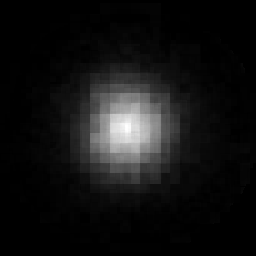
#> input picture _dist_heatmaps/Center_p_defect_256.png, 256 x 256 px, given as the content of the folder D:/project/data/wm-811k/cca/Center, which was not available
$ python _dist_learn.py
#> lines starting #> are read from the running program, lines starting #| are printed output that depends on the picture; after the words box and inside, x2 and y2 are one past the last pixel; in counts of white or black regions, pixels touching at a corner belong together; pictures that were not available may be replaced by others from this repository, and a replacement may not be noted
"""Learn defect chip distribution from WM-811K cca/* per class.

각 클래스별로:
- defect mask = (pixel == 255)
- wafer mask = (pixel != 0)  i.e., 128 or 255 = inside wafer
- 모든 샘플 mask를 wafer 중심·반경으로 정규화한 좌표계에 누적
- 32x32 chip grid에 reproject한 P(defect|chip) heatmap 생성
- (256x256 고해상 heatmap도 함께 저장해서 시각화)
"""
import os, glob, numpy as np
from PIL import Image

CCA_ROOT = "D:/project/data/wm-811k/cca"
CLASSES = ["Center", "Donut", "Edge-Loc", "Edge-Ring", "Loc", "Near-full", "Random"]
OUT_DIR = "D:/project/unknown-contrastive/_dist_heatmaps"
os.makedirs(OUT_DIR, exist_ok=True)

GRID = 32                                                                             # target chip grid
HIRES = 256                                                                           # high-res viz heatmap
MAX_PER_CLASS = 400                                                                   # cap for speed

def load_mask(path):
    """Return (defect_bool, wafer_bool) at native size."""
#> called with path = '_only/Center_p_defect_256.png'
    arr = np.array(Image.open(path))
#> arr is the input picture: shape (256, 256); min 0, max 255, mean 18.8
    if arr.ndim == 3: arr = arr[..., 0]                                               # take R channel from RGBA
    defect = (arr == 255)
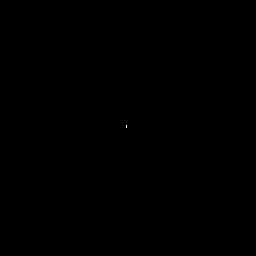
#> defect: shape (256, 256) bool; 0% white in thin lines or dots, all inside (x1, y1, x2, y2) = (126, 125, 127, 128)
    wafer  = (arr != 0)
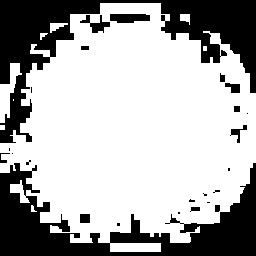
#> wafer: shape (256, 256) bool; 68.4% white; 25 black regions (12 under 20 px), largest, box (x1, y1, x2, y2) and area: (0, 0, 256, 143) 10455, (0, 163, 256, 256) 9145, (110, 14, 150, 23) 310
    return defect, wafer

def fit_circle(wafer_mask):
    """Estimate wafer center (cy, cx) and radius from binary mask."""
    ys, xs = np.where(wafer_mask)
    if len(ys) == 0: return None
    cy, cx = ys.mean(), xs.mean()
#> cy = 129; cx = 131.8
    r = np.sqrt(((ys - cy)**2 + (xs - cx)**2).mean()) * np.sqrt(2)                    # rough
#> r = 122.2
    return cy, cx, r

def reproject_to_unit(defect_mask, wafer_mask, target_size):
    """Reproject defect mask to [0,1]x[0,1] unit-disk centered grid of target_size."""
    fc = fit_circle(wafer_mask)
#> fc = (129, 131.8, 122.2)
    if fc is None: return None
    cy, cx, r = fc
#> cy = 129; cx = 131.8; r = 122.2
    yy, xx = np.mgrid[0:target_size, 0:target_size]
    # target center at (target_size/2, target_size/2) with radius target_size/2
    ty = (yy + 0.5) - target_size/2
    tx = (xx + 0.5) - target_size/2
    # map target coord -> source coord
    sy = cy + ty * (r / (target_size/2))
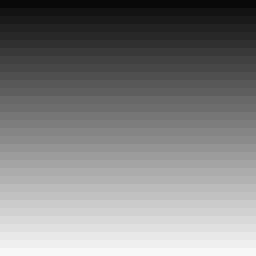
#> sy: shape (32, 32) float64 (shown 8 times larger); min 10.71, max 247.4, mean 129
    sx = cx + tx * (r / (target_size/2))
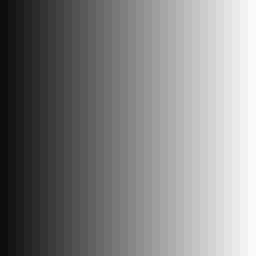
#> sx: shape (32, 32) float64 (shown 8 times larger); min 13.44, max 250.1, mean 131.8
    sy_i = np.clip(sy.round().astype(int), 0, defect_mask.shape[0]-1)
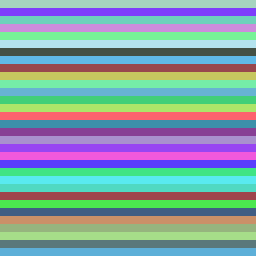
#> sy_i: shape (32, 32) int64 (shown 8 times larger); 32 distinct labels, from 11 to 247; one colour per label, 0 black
    sx_i = np.clip(sx.round().astype(int), 0, defect_mask.shape[1]-1)
    defect_resampled = defect_mask[sy_i, sx_i]
#> defect_resampled: shape (32, 32) bool; every value is 0
    wafer_resampled  = wafer_mask[sy_i, sx_i]
#> wafer_resampled: shape (32, 32) bool; 74.6% white; 13 black regions (10 under 20 px), largest, box (x1, y1, x2, y2) and area: (0, 21, 32, 32) 112, (0, 0, 12, 18) 68, (20, 0, 32, 11) 58
    # outside-wafer cells set to NaN-like (we'll mark separately)
    return defect_resampled.astype(np.float32), wafer_resampled

def build_class_heatmap(cls, target_size, max_n=MAX_PER_CLASS):
    files = sorted(glob.glob(os.path.join(CCA_ROOT, cls, "*.png")))[:max_n]
    if not files: return None, None, 0
    acc_defect = np.zeros((target_size, target_size), dtype=np.float64)
    acc_wafer  = np.zeros((target_size, target_size), dtype=np.float64)
    used = 0
    for f in files:
        defect, wafer = load_mask(f)
        rep = reproject_to_unit(defect, wafer, target_size)
        if rep is None: continue
        d, w = rep
#> d: shape (32, 32) float32; every value is 0
        acc_defect += d
#> acc_defect: shape (32, 32) float64; every value is 0
        acc_wafer  += w.astype(np.float64)
        used += 1
    # P(defect | wafer) per cell
    eps = 1e-6
    p_defect = acc_defect / (acc_wafer + eps)
    p_wafer  = acc_wafer / max(1, used)                                               # how often this cell is inside any wafer
    # mask cells that are rarely inside any wafer
    p_defect[p_wafer < 0.1] = 0.0
    return p_defect.astype(np.float32), p_wafer.astype(np.float32), used

def viz(arr, path):
    """Save normalized heatmap as 8-bit grayscale png."""
    a = arr.copy()
    if a.max() > 0: a = a / a.max()
    img = (a * 255).astype(np.uint8)
    Image.fromarray(img).save(path)

print("Building class heatmaps...")
for cls in CLASSES:
    pd32, pw32, n32 = build_class_heatmap(cls, GRID)
#> n32 = 1
    pdh,  pwh, nh   = build_class_heatmap(cls, HIRES)
#> call 2 of reproject_to_unit, with target_size = 256
#> in reproject_to_unit (call 2), `sy_i = np.clip(sy.round().astype(int), 0, defect_mask.shape[0]-1)`:
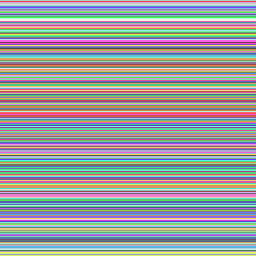
#> sy_i: shape (256, 256) int64; 245 distinct labels, from 7 to 251; one colour per label, 0 black
#> in reproject_to_unit (call 2), `defect_resampled = defect_mask[sy_i, sx_i]`: defect_resampled: shape (256, 256) bool; 0% white in thin lines or dots, all inside (x1, y1, x2, y2) = (121, 123, 122, 126)
#> in reproject_to_unit (call 2), `wafer_resampled  = wafer_mask[sy_i, sx_i]`:
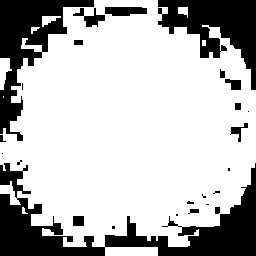
#> wafer_resampled: shape (256, 256) bool; 73.3% white; 25 black regions (11 under 20 px), largest, box (x1, y1, x2, y2) and area: (0, 163, 256, 256) 7859, (0, 0, 94, 141) 4353, (158, 0, 256, 90) 4101
#> nh = 1
    if pd32 is None:
        print(f"  {cls}: SKIP (no files)")
        continue
    np.save(os.path.join(OUT_DIR, f"{cls}_p_defect_32.npy"), pd32)
    np.save(os.path.join(OUT_DIR, f"{cls}_p_wafer_32.npy"), pw32)
    viz(pd32, os.path.join(OUT_DIR, f"{cls}_p_defect_32.png"))
    viz(pdh,  os.path.join(OUT_DIR, f"{cls}_p_defect_256.png"))
    print(f"  {cls}: n={n32}  max_p={pd32.max():.3f}  mean_p={pd32.mean():.3f}  inside_cells={int((pw32>=0.1).sum())}/{GRID*GRID}")
#|   Center: n=1  max_p=0.000  mean_p=0.000  inside_cells=764/1024

print(f"\nSaved heatmaps to {OUT_DIR}")
